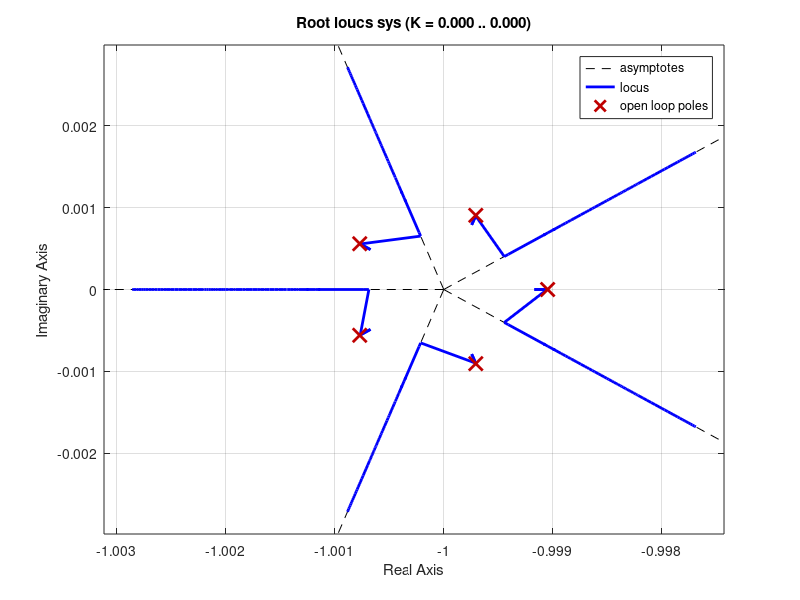

This figure's MATLAB source: (Note: this script raises an error after producing the figure.)
% Planta
sys = zpk([], [-1, -1, -1, -1, -1], 1);

figure
rlocus(sys)


sys_osc = feedback(sys*K_cr, 1);

figure
step(sys_osc, 100)

K_cr = 2.88;
P_cr = 8.625;

% Controlador PID
Kp = 0.6 * K_cr;
Ti = 0.5 * P_cr;
Td = 0.125 * P_cr;

s = tf([1 0], [1]);
PID = Kp*(1 + 1/(Ti*s) + Td*s);

% disturbance response
dist_sys = feedback(sys, PID);
% reference response
ref_sys = feedback(sys*PID, 1);

figure
subplot(211)
step(ref_sys)
subplot(212)
step(dist_sys)


